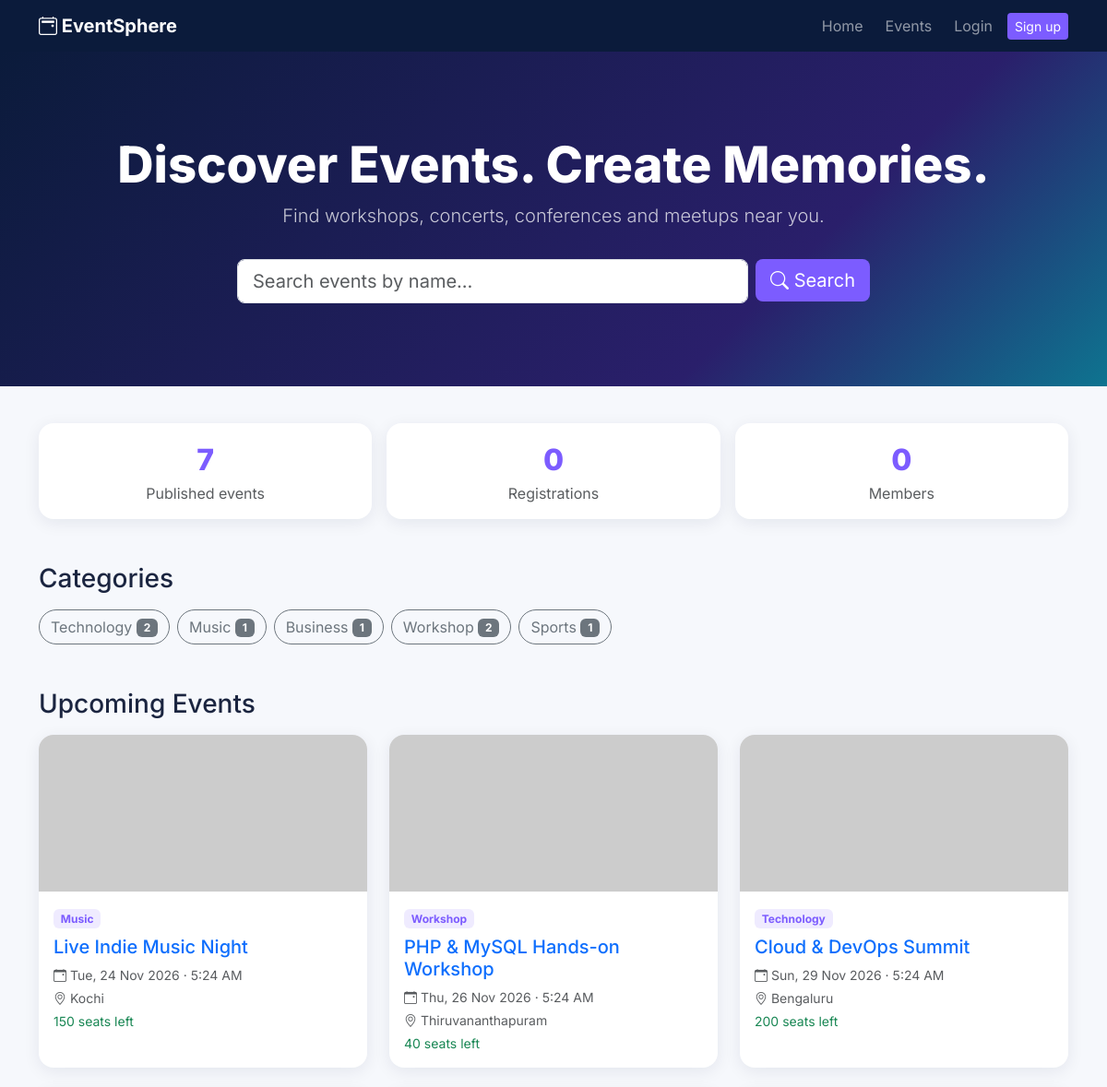
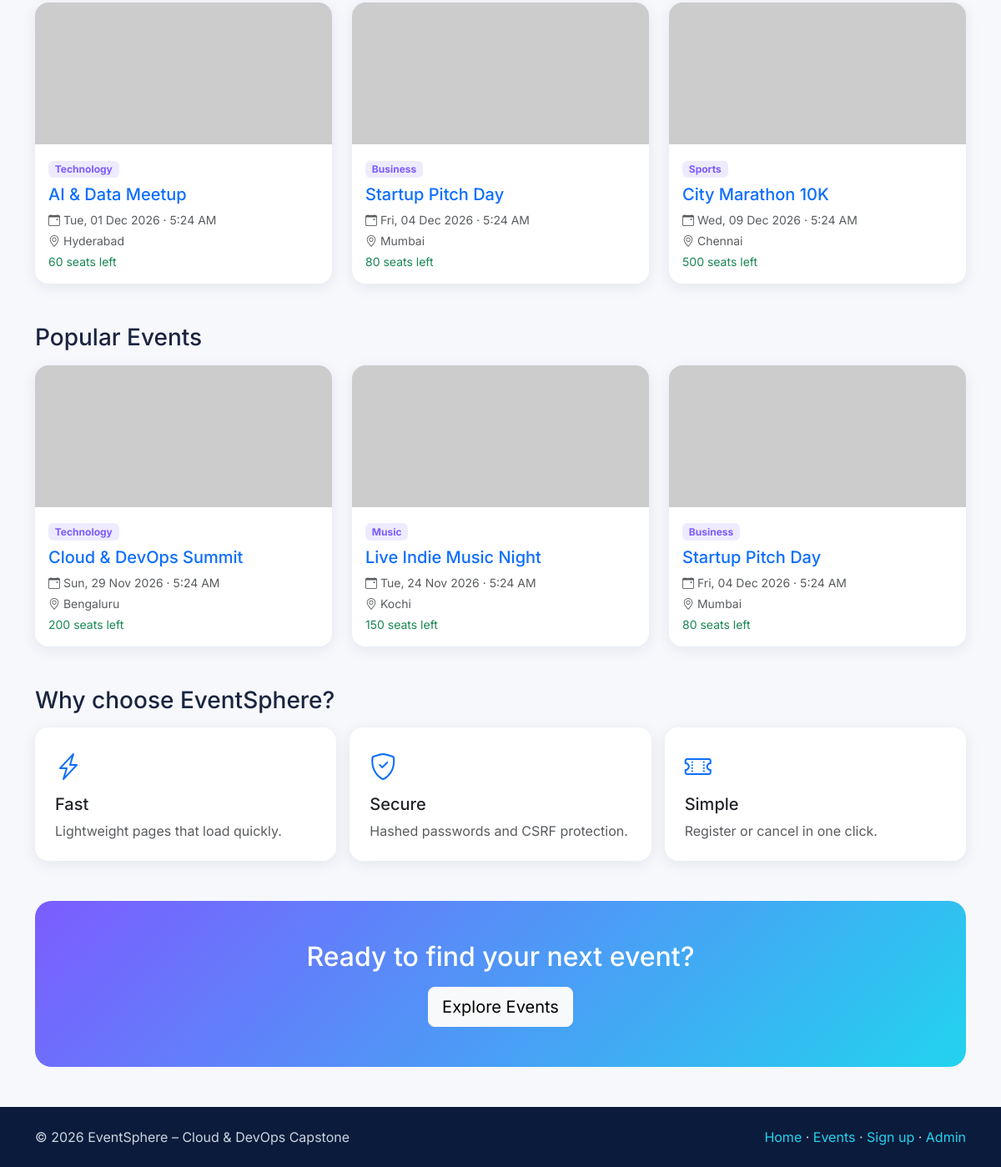
The page / on the database its author committed (2 pictures, top to bottom).
### tables this page shows
CREATE TABLE categories (id INT UNSIGNED AUTO_INCREMENT PRIMARY KEY, name VARCHAR(80) NOT NULL UNIQUE);

CREATE TABLE events (id INT UNSIGNED AUTO_INCREMENT PRIMARY KEY, title VARCHAR(150) NOT NULL, description TEXT, category_id INT UNSIGNED NOT NULL,
  location VARCHAR(100) NOT NULL, venue VARCHAR(150), event_date DATETIME NOT NULL, capacity INT UNSIGNED NOT NULL DEFAULT 100, image VARCHAR(255),
  published TINYINT(1) NOT NULL DEFAULT 1, created_at TIMESTAMP DEFAULT CURRENT_TIMESTAMP,
  INDEX idx_date (event_date), INDEX idx_pub (published, event_date), INDEX idx_loc (location),
  FOREIGN KEY (category_id) REFERENCES categories(id));

### includes/init.php (the view, shortened to what this page needs)
<?php
function db() { static $p; if (!$p) $p = new PDO('mysql:host='.DB_HOST.';dbname='.DB_NAME.';charset=utf8mb4', DB_USER, DB_PASSWORD,
  [PDO::ATTR_ERRMODE=>PDO::ERRMODE_EXCEPTION, PDO::ATTR_DEFAULT_FETCH_MODE=>PDO::FETCH_ASSOC, PDO::ATTR_EMULATE_PREPARES=>false]); return $p; }
function q($sql, $args = []) { $s = db()->prepare($sql); $s->execute($args); return $s; }
function e($s) { return htmlspecialchars((string)$s, ENT_QUOTES, 'UTF-8'); }
function card($v) { $left = $v['capacity'] - $v['taken']; ?>
<div class="col-md-6 col-lg-4"><div class="card ev h-100">
<img src="<?=e($v['image'] ?: 'https://picsum.photos/seed/ev'.$v['id'].'/600/360')?>" class="card-img-top" loading="lazy" alt="">
<div class="card-body"><span class="badge badge-cat"><?=e($v['cat'])?></span>
<h5 class="mt-2"><a href="/event-details.php?id=<?=$v['id']?>" class="stretched-link text-decoration-none"><?=e($v['title'])?></a></h5>
<p class="small text-muted mb-1"><i class="bi bi-calendar-event"></i> <?=date('D, d M Y · g:i A', strtotime($v['event_date']))?></p>
<p class="small text-muted mb-1"><i class="bi bi-geo-alt"></i> <?=e($v['location'])?></p>
<p class="small mb-0 <?=$left>0?'text-success':'text-danger'?>"><?=$left>0?"$left seats left":'Fully booked'?></p></div></div></div>
<?php }

### includes/header.php (shortened to what this page needs)
<?php $adm = !empty($adminArea); ?><!doctype html><html lang="en"><head><meta charset="utf-8">
<link href="https://cdn.jsdelivr.net/npm/bootstrap@5.3.3/dist/css/bootstrap.min.css" rel="stylesheet">
<link href="https://cdn.jsdelivr.net/npm/bootstrap-icons@1.11.3/font/bootstrap-icons.min.css" rel="stylesheet">
<link href="/assets/css/style.css" rel="stylesheet"></head><body>
<nav class="navbar navbar-expand-lg navbar-dark sticky-top"><div class="container">
<a class="navbar-brand fw-bold" href="/"><i class="bi bi-calendar2-event"></i> EventSphere</a>
<div class="collapse navbar-collapse" id="nv"><ul class="navbar-nav ms-auto align-items-lg-center gap-lg-2">
<li class="nav-item"><a class="nav-link" href="/">Home</a></li><li class="nav-item"><a class="nav-link" href="/events.php">Events</a></li>
<?php if (!empty($_SESSION['uid'])): ?><li class="nav-item"><a class="nav-link" href="/user/dashboard.php">My Dashboard</a></li>
<?php elseif (!empty($_SESSION['aid'])): ?><li class="nav-item"><a class="nav-link" href="/admin/dashboard.php">Admin</a></li>
<?php else: ?><li class="nav-item"><a class="nav-link" href="/login.php">Login</a></li><li class="nav-item"><a class="btn btn-accent btn-sm" href="/register.php">Sign up</a></li><?php endif; ?>
</ul></div></div></nav>

### index.php
<?php require __DIR__.'/includes/init.php'; $title = 'Home';
$st = q("SELECT (SELECT COUNT(*) FROM events WHERE published=1) ev,(SELECT COUNT(*) FROM registrations WHERE status='registered') rg,(SELECT COUNT(*) FROM users) us")->fetch();
$up = q(EV_SQL." AND e.event_date>=NOW() ORDER BY e.event_date LIMIT 6")->fetchAll();
$pop = q(EV_SQL." AND e.event_date>=NOW() ORDER BY taken DESC LIMIT 3")->fetchAll();
$cats = q("SELECT c.id,c.name,COUNT(e.id) n FROM categories c LEFT JOIN events e ON e.category_id=c.id AND e.published=1 GROUP BY c.id")->fetchAll();
include __DIR__.'/includes/header.php'; ?>
<section class="hero text-center"><div class="container"><h1>Discover Events. Create Memories.</h1>
<p class="lead opacity-75">Find workshops, concerts, conferences and meetups near you.</p>
<form action="/events.php" class="row g-2 justify-content-center mt-4"><div class="col-md-6"><input name="q" class="form-control form-control-lg" placeholder="Search events by name…"></div>
<div class="col-auto"><button class="btn btn-accent btn-lg"><i class="bi bi-search"></i> Search</button></div></form></div></section>
<div class="container"><div class="row text-center g-3 mt-n4 my-4">
<?php foreach ([['Published events',$st['ev']],['Registrations',$st['rg']],['Members',$st['us']]] as $s): ?>
<div class="col-md-4"><div class="card p-3"><div class="stat"><?=$s[1]?></div><div class="text-muted"><?=$s[0]?></div></div></div><?php endforeach; ?></div>
<h3 class="mt-5 mb-3">Categories</h3><div class="d-flex flex-wrap gap-2"><?php foreach ($cats as $c): ?>
<a class="btn btn-outline-secondary rounded-pill" href="/events.php?cat=<?=$c['id']?>"><?=e($c['name'])?> <span class="badge bg-secondary"><?=$c['n']?></span></a><?php endforeach; ?></div>
<h3 class="mt-5 mb-3">Upcoming Events</h3><div class="row g-4">
<?php if (!$up) echo '<div class="text-center text-muted py-5"><i class="bi bi-calendar-x fs-1"></i><p>No upcoming events yet.</p></div>'; foreach ($up as $v) card($v); ?></div>
<h3 class="mt-5 mb-3">Popular Events</h3><div class="row g-4"><?php foreach ($pop as $v) card($v); ?></div>
<h3 class="mt-5 mb-3">Why choose EventSphere?</h3><div class="row g-3"><?php foreach ([['bi-lightning-charge','Fast','Lightweight pages that load quickly.'],['bi-shield-check','Secure','Hashed passwords and CSRF protection.'],['bi-ticket-perforated','Simple','Register or cancel in one click.']] as $w): ?>
<div class="col-md-4"><div class="card p-4 h-100"><i class="bi <?=$w[0]?> fs-2 text-primary"></i><h5 class="mt-2"><?=$w[1]?></h5><p class="mb-0 text-muted"><?=$w[2]?></p></div></div><?php endforeach; ?></div>
<div class="cta text-center p-5 mt-5"><h2>Ready to find your next event?</h2><a href="/events.php" class="btn btn-light btn-lg mt-2">Explore Events</a></div></div>
<?php include __DIR__.'/includes/footer.php'; ?>

### includes/footer.php (shortened to what this page needs)
<footer class="foot mt-5 py-4"><div class="container d-flex flex-wrap justify-content-between gap-2">
<span>© <?=date('Y')?> EventSphere – Cloud &amp; DevOps Capstone</span>
<span><a href="/">Home</a> · <a href="/events.php">Events</a> · <a href="/register.php">Sign up</a> · <a href="/admin/login.php">Admin</a></span></div></footer>
<script src="/assets/js/app.js"></script></body></html>

### assets/css/style.css (style rules this page uses)
:root { --navy:#0b1b3b;--violet:#7c5cff;--cyan:#22d3ee }
body { font-family:Inter,system-ui,-apple-system,Segoe UI,Arial,sans-serif;background:#f6f8fc;color:#1b2540 }
.navbar { background:var(--navy) }
.btn-accent { background:var(--violet);color:#fff;border:0 }
.hero { background:linear-gradient(135deg,var(--navy),#2a1f6b 70%,#0e7490);color:#fff;padding:90px 0 }
.hero h1 { font-weight:800;font-size:clamp(2rem,5vw,3.4rem) }
.card { border:0;border-radius:16px;box-shadow:0 4px 18px rgba(11,27,59,.08) }
.ev { transition:transform .2s,box-shadow .2s;overflow:hidden }
.ev img { height:170px;object-fit:cover }
.badge-cat { background:rgba(124,92,255,.12);color:var(--violet) }
.stat { font-size:2rem;font-weight:800;color:var(--violet) }
.foot { background:var(--navy);color:#cbd5e1 }
.foot a { color:var(--cyan);text-decoration:none }
.cta { background:linear-gradient(135deg,var(--violet),var(--cyan));color:#fff;border-radius:20px }

### rows shown on the page
categories: name "Technology", n "2"
categories: name "Music", n "1"
categories: name "Business", n "1"
categories: name "Workshop", n "2"
categories: name "Sports", n "1"
events: category.name "Music", title "Live Indie Music Night", event_date "Tue, 24 Nov 2026 · 5:24 AM", location "Kochi", capacity "150"
events: category.name "Workshop", title "PHP & MySQL Hands-on Workshop", event_date "Thu, 26 Nov 2026 · 5:24 AM", location "Thiruvananthapuram", capacity "40"
events: category.name "Technology", title "Cloud & DevOps Summit", event_date "Sun, 29 Nov 2026 · 5:24 AM", location "Bengaluru", capacity "200"
events: category.name "Technology", title "AI & Data Meetup", event_date "Tue, 01 Dec 2026 · 5:24 AM", location "Hyderabad", capacity "60"
events: category.name "Business", title "Startup Pitch Day", event_date "Fri, 04 Dec 2026 · 5:24 AM", location "Mumbai", capacity "80"
events: category.name "Sports", title "City Marathon 10K", event_date "Wed, 09 Dec 2026 · 5:24 AM", location "Chennai", capacity "500"

### other values the page prints
$s[1] "7"
$s[0] "Published events"
$s[1] "0"
$s[0] "Registrations"
$s[0] "Members"
$w[1] "Fast"
$w[2] "Lightweight pages that load quickly."
$w[1] "Secure"
$w[2] "Hashed passwords and CSRF protection."
$w[1] "Simple"
$w[2] "Register or cancel in one click."
